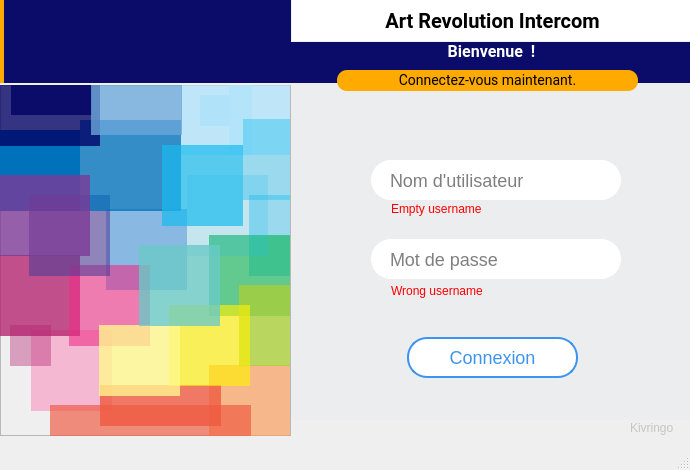
<?xml version="1.0" encoding="UTF-8"?>
<ui version="4.0">
 <class>LoginWindow</class>
 <widget class="QMainWindow" name="LoginWindow">
  <property name="geometry">
   <rect>
    <x>0</x>
    <y>0</y>
    <width>690</width>
    <height>470</height>
   </rect>
  </property>
  <property name="windowTitle">
   <string>Connexion - AR Intercom</string>
  </property>
  <property name="styleSheet">
   <string notr="true"/>
  </property>
  <widget class="QWidget" name="central_log">
   <widget class="QLineEdit" name="log_username">
    <property name="geometry">
     <rect>
      <x>371</x>
      <y>160</y>
      <width>250</width>
      <height>40</height>
     </rect>
    </property>
    <property name="styleSheet">
     <string notr="true">QLineEdit{
	border:2px solid; 
	border-radius:20px;
	font-size:18px;
	padding-left:15px;
	padding-right:15px; 
	border-color:#FFF; 
	background-color:#FFFFFF;}

QLineEdit:hover,  QLineEdit:focus{
	border-color: rgba(57, 146, 240, 180); 
}</string>
    </property>
    <property name="placeholderText">
     <string>Nom d'utilisateur</string>
    </property>
   </widget>
   <widget class="QLineEdit" name="log_password">
    <property name="geometry">
     <rect>
      <x>371</x>
      <y>239</y>
      <width>250</width>
      <height>40</height>
     </rect>
    </property>
    <property name="styleSheet">
     <string notr="true">QLineEdit{
	border:2px solid; 
	border-radius:20px;
	font-size:18px;
	padding-left:15px;
	padding-right:15px; 
	border-color:#FFF; 
	background-color:#FFFFFF;}

QLineEdit:hover,  QLineEdit:focus{
	border-color: rgba(57, 146, 240, 180); 
}</string>
    </property>
    <property name="text">
     <string/>
    </property>
    <property name="echoMode">
     <enum>QLineEdit::Password</enum>
    </property>
    <property name="placeholderText">
     <string>Mot de passe</string>
    </property>
   </widget>
   <widget class="QPushButton" name="toogle_button">
    <property name="geometry">
     <rect>
      <x>578</x>
      <y>248</y>
      <width>24</width>
      <height>24</height>
     </rect>
    </property>
    <property name="focusPolicy">
     <enum>Qt::NoFocus</enum>
    </property>
    <property name="styleSheet">
     <string notr="true">QPushButton{
	        image: url(:/cils/cils/cil_vision.png);
            background:none;
            border:none;}

QPushButton:hover{
            image: url(:/cils/cils/cil_low_vision.png);
            background:none;
            border:none;}</string>
    </property>
    <property name="text">
     <string/>
    </property>
   </widget>
   <widget class="QPushButton" name="connect_log">
    <property name="geometry">
     <rect>
      <x>407</x>
      <y>337</y>
      <width>171</width>
      <height>41</height>
     </rect>
    </property>
    <property name="styleSheet">
     <string notr="true">QPushButton{
	border:2px solid rgba(57, 146, 240, 250);
	border-radius:20px; 
	font-size:18px; 
	padding-left:15px;
	padding-right:15px; 
	background-color:#FFFFFF;
	color:rgba(57, 146, 240, 250);
}

QPushButton:hover{
	font-weight:bold;
	background-color: rgba(57, 146, 240, 250);
	color:#FFFFFF;
}</string>
    </property>
    <property name="text">
     <string>Connexion</string>
    </property>
   </widget>
   <widget class="QLabel" name="welcome_log">
    <property name="geometry">
     <rect>
      <x>291</x>
      <y>42</y>
      <width>401</width>
      <height>41</height>
     </rect>
    </property>
    <property name="styleSheet">
     <string notr="true">background-color: rgb(11, 11, 106);
color: rgb(255, 255, 255);font-size:16px; font-weight:bold; font-family:Roboto ;</string>
    </property>
    <property name="text">
     <string>Bienvenue  !</string>
    </property>
    <property name="alignment">
     <set>Qt::AlignHCenter|Qt::AlignTop</set>
    </property>
   </widget>
   <widget class="QLabel" name="connect_now">
    <property name="geometry">
     <rect>
      <x>337</x>
      <y>70</y>
      <width>301</width>
      <height>21</height>
     </rect>
    </property>
    <property name="styleSheet">
     <string notr="true">color: rgb(0, 0, 0);
;font-size:14px; font-family:Roboto ;
background-color: rgb(255, 170, 0);
border-radius:10px;</string>
    </property>
    <property name="text">
     <string>Connectez-vous maintenant.</string>
    </property>
    <property name="alignment">
     <set>Qt::AlignCenter</set>
    </property>
   </widget>
   <widget class="QLabel" name="logo_log">
    <property name="geometry">
     <rect>
      <x>0</x>
      <y>0</y>
      <width>291</width>
      <height>83</height>
     </rect>
    </property>
    <property name="styleSheet">
     <string notr="true">border-left:4px solid;
border-left-color: rgb(255, 170, 0);
background-color: rgb(11, 11, 106);
image: url(:/icons/icons/ARsoftlogo.png);
</string>
    </property>
    <property name="text">
     <string/>
    </property>
   </widget>
   <widget class="QLabel" name="main_title_log">
    <property name="geometry">
     <rect>
      <x>292</x>
      <y>0</y>
      <width>401</width>
      <height>41</height>
     </rect>
    </property>
    <property name="styleSheet">
     <string notr="true">color: rgb(0, 0, 0);background-color: rgb(255, 255, 255);font-size:20px; font-weight:bold; font-family: Kirvy ,Roboto ;</string>
    </property>
    <property name="text">
     <string>Art Revolution Intercom</string>
    </property>
    <property name="alignment">
     <set>Qt::AlignCenter</set>
    </property>
   </widget>
   <widget class="QLabel" name="multi_logo_background">
    <property name="geometry">
     <rect>
      <x>290</x>
      <y>79</y>
      <width>401</width>
      <height>341</height>
     </rect>
    </property>
    <property name="styleSheet">
     <string notr="true">background-color: rgba(57, 146, 240, 5);
background-image: url(:/icons/icons/multilogo.png);</string>
    </property>
    <property name="text">
     <string/>
    </property>
   </widget>
   <widget class="QFrame" name="multicolor">
    <property name="geometry">
     <rect>
      <x>0</x>
      <y>85</y>
      <width>291</width>
      <height>351</height>
     </rect>
    </property>
    <property name="frameShape">
     <enum>QFrame::StyledPanel</enum>
    </property>
    <property name="frameShadow">
     <enum>QFrame::Raised</enum>
    </property>
    <widget class="QLabel" name="logo_20">
     <property name="geometry">
      <rect>
       <x>31</x>
       <y>245</y>
       <width>81</width>
       <height>81</height>
      </rect>
     </property>
     <property name="styleSheet">
      <string notr="true">background-color: rgba(246, 168, 202, 200);</string>
     </property>
     <property name="text">
      <string/>
     </property>
    </widget>
    <widget class="QLabel" name="logo_10">
     <property name="geometry">
      <rect>
       <x>106</x>
       <y>124</y>
       <width>81</width>
       <height>81</height>
      </rect>
     </property>
     <property name="styleSheet">
      <string notr="true">background-color: rgba(137, 184, 227, 254);</string>
     </property>
     <property name="text">
      <string/>
     </property>
    </widget>
    <widget class="QLabel" name="logo_4">
     <property name="geometry">
      <rect>
       <x>-1</x>
       <y>45</y>
       <width>81</width>
       <height>81</height>
      </rect>
     </property>
     <property name="styleSheet">
      <string notr="true">background-color: rgb(0, 114, 188);
</string>
     </property>
     <property name="text">
      <string/>
     </property>
    </widget>
    <widget class="QLabel" name="logo_12">
     <property name="geometry">
      <rect>
       <x>-1</x>
       <y>170</y>
       <width>81</width>
       <height>81</height>
      </rect>
     </property>
     <property name="styleSheet">
      <string notr="true">
background-color: rgba(179, 34, 111, 200);
</string>
     </property>
     <property name="text">
      <string/>
     </property>
    </widget>
    <widget class="QLabel" name="logo_19">
     <property name="geometry">
      <rect>
       <x>209</x>
       <y>280</y>
       <width>81</width>
       <height>81</height>
      </rect>
     </property>
     <property name="styleSheet">
      <string notr="true">
background-color: rgba(249, 161, 97, 180);</string>
     </property>
     <property name="text">
      <string/>
     </property>
    </widget>
    <widget class="QLabel" name="logo_13">
     <property name="geometry">
      <rect>
       <x>69</x>
       <y>180</y>
       <width>81</width>
       <height>81</height>
      </rect>
     </property>
     <property name="styleSheet">
      <string notr="true">background-color: rgba(238, 44, 135, 150);</string>
     </property>
     <property name="text">
      <string/>
     </property>
    </widget>
    <widget class="QLabel" name="logo_6">
     <property name="geometry">
      <rect>
       <x>29</x>
       <y>110</y>
       <width>81</width>
       <height>81</height>
      </rect>
     </property>
     <property name="styleSheet">
      <string notr="true">background-color: rgba(78, 59, 151, 150);</string>
     </property>
     <property name="text">
      <string/>
     </property>
    </widget>
    <widget class="QLabel" name="logo_8">
     <property name="geometry">
      <rect>
       <x>80</x>
       <y>35</y>
       <width>101</width>
       <height>91</height>
      </rect>
     </property>
     <property name="styleSheet">
      <string notr="true">background-color: rgba(0, 114, 188, 200);
</string>
     </property>
     <property name="text">
      <string/>
     </property>
    </widget>
    <widget class="QLabel" name="logo_27">
     <property name="geometry">
      <rect>
       <x>181</x>
       <y>-1</y>
       <width>71</width>
       <height>71</height>
      </rect>
     </property>
     <property name="styleSheet">
      <string notr="true">background-color: rgba(176, 227, 250, 200);</string>
     </property>
     <property name="text">
      <string/>
     </property>
    </widget>
    <widget class="QLabel" name="logo_25">
     <property name="geometry">
      <rect>
       <x>11</x>
       <y>-1</y>
       <width>81</width>
       <height>31</height>
      </rect>
     </property>
     <property name="styleSheet">
      <string notr="true">background-color: rgba(0, 0, 100, 200);</string>
     </property>
     <property name="text">
      <string/>
     </property>
    </widget>
    <widget class="QLabel" name="logo_28">
     <property name="geometry">
      <rect>
       <x>229</x>
       <y>-1</y>
       <width>61</width>
       <height>71</height>
      </rect>
     </property>
     <property name="styleSheet">
      <string notr="true">background-color: rgba(176, 227, 250, 200);</string>
     </property>
     <property name="text">
      <string/>
     </property>
    </widget>
    <widget class="QLabel" name="logo_24">
     <property name="geometry">
      <rect>
       <x>249</x>
       <y>110</y>
       <width>41</width>
       <height>81</height>
      </rect>
     </property>
     <property name="styleSheet">
      <string notr="true">background-color: rgba(25, 187, 238, 100);
</string>
     </property>
     <property name="text">
      <string/>
     </property>
    </widget>
    <widget class="QLabel" name="logo_16">
     <property name="geometry">
      <rect>
       <x>209</x>
       <y>150</y>
       <width>81</width>
       <height>81</height>
      </rect>
     </property>
     <property name="styleSheet">
      <string notr="true">background-color: rgba(0, 176, 76, 150);</string>
     </property>
     <property name="text">
      <string/>
     </property>
    </widget>
    <widget class="QLabel" name="logo_7">
     <property name="geometry">
      <rect>
       <x>187</x>
       <y>90</y>
       <width>81</width>
       <height>81</height>
      </rect>
     </property>
     <property name="styleSheet">
      <string notr="true">background-color: rgba(25, 187, 238, 50);
</string>
     </property>
     <property name="text">
      <string/>
     </property>
    </widget>
    <widget class="QLabel" name="logo_14">
     <property name="geometry">
      <rect>
       <x>10</x>
       <y>240</y>
       <width>41</width>
       <height>41</height>
      </rect>
     </property>
     <property name="styleSheet">
      <string notr="true">
background-color: rgba(179, 34, 111, 100);
</string>
     </property>
     <property name="text">
      <string/>
     </property>
    </widget>
    <widget class="QLabel" name="logo_23">
     <property name="geometry">
      <rect>
       <x>-1</x>
       <y>0</y>
       <width>101</width>
       <height>61</height>
      </rect>
     </property>
     <property name="styleSheet">
      <string notr="true">background-color: rgba(0, 0, 100, 200);</string>
     </property>
     <property name="text">
      <string/>
     </property>
    </widget>
    <widget class="QLabel" name="logo_22">
     <property name="geometry">
      <rect>
       <x>100</x>
       <y>300</y>
       <width>121</width>
       <height>41</height>
      </rect>
     </property>
     <property name="styleSheet">
      <string notr="true">background-color: rgba(247, 162, 135, 200);
background-color: rgba(239, 88, 63, 200);</string>
     </property>
     <property name="text">
      <string/>
     </property>
    </widget>
    <widget class="QLabel" name="logo_17">
     <property name="geometry">
      <rect>
       <x>239</x>
       <y>200</y>
       <width>51</width>
       <height>81</height>
      </rect>
     </property>
     <property name="styleSheet">
      <string notr="true">background-color: rgba(170, 207, 55, 200);</string>
     </property>
     <property name="text">
      <string/>
     </property>
    </widget>
    <widget class="QLabel" name="logo_9">
     <property name="geometry">
      <rect>
       <x>162</x>
       <y>60</y>
       <width>81</width>
       <height>81</height>
      </rect>
     </property>
     <property name="styleSheet">
      <string notr="true">background-color: rgba(25, 187, 238, 180);
</string>
     </property>
     <property name="text">
      <string/>
     </property>
    </widget>
    <widget class="QLabel" name="logo_18">
     <property name="geometry">
      <rect>
       <x>169</x>
       <y>220</y>
       <width>81</width>
       <height>81</height>
      </rect>
     </property>
     <property name="styleSheet">
      <string notr="true">background-color: rgba(255, 240, 0, 160);</string>
     </property>
     <property name="text">
      <string/>
     </property>
    </widget>
    <widget class="QLabel" name="logo_26">
     <property name="geometry">
      <rect>
       <x>91</x>
       <y>-1</y>
       <width>91</width>
       <height>51</height>
      </rect>
     </property>
     <property name="styleSheet">
      <string notr="true">background-color: rgba(107, 167, 218, 200);</string>
     </property>
     <property name="text">
      <string/>
     </property>
    </widget>
    <widget class="QLabel" name="logo_21">
     <property name="geometry">
      <rect>
       <x>99</x>
       <y>240</y>
       <width>81</width>
       <height>71</height>
      </rect>
     </property>
     <property name="styleSheet">
      <string notr="true">background-color: rgba(255, 247, 142, 200);</string>
     </property>
     <property name="text">
      <string/>
     </property>
    </widget>
    <widget class="QLabel" name="logo_15">
     <property name="geometry">
      <rect>
       <x>139</x>
       <y>160</y>
       <width>81</width>
       <height>81</height>
      </rect>
     </property>
     <property name="styleSheet">
      <string notr="true">background-color: rgba(105, 201, 198, 200);</string>
     </property>
     <property name="text">
      <string/>
     </property>
    </widget>
    <widget class="QLabel" name="logo_11">
     <property name="geometry">
      <rect>
       <x>-1</x>
       <y>90</y>
       <width>91</width>
       <height>81</height>
      </rect>
     </property>
     <property name="styleSheet">
      <string notr="true">background-color: rgba(124, 56, 149, 200);
</string>
     </property>
     <property name="text">
      <string/>
     </property>
    </widget>
    <widget class="QLabel" name="logo_5">
     <property name="geometry">
      <rect>
       <x>243</x>
       <y>34</y>
       <width>47</width>
       <height>81</height>
      </rect>
     </property>
     <property name="styleSheet">
      <string notr="true">background-color: rgba(25, 187, 238, 100);
</string>
     </property>
     <property name="text">
      <string/>
     </property>
    </widget>
    <widget class="QLabel" name="logo_29">
     <property name="geometry">
      <rect>
       <x>200</x>
       <y>10</y>
       <width>31</width>
       <height>31</height>
      </rect>
     </property>
     <property name="styleSheet">
      <string notr="true">background-color: rgba(176, 227, 250, 255);</string>
     </property>
     <property name="text">
      <string/>
     </property>
    </widget>
    <widget class="QLabel" name="logo_30">
     <property name="geometry">
      <rect>
       <x>50</x>
       <y>320</y>
       <width>201</width>
       <height>31</height>
      </rect>
     </property>
     <property name="styleSheet">
      <string notr="true">
background-color: rgba(239, 88, 63, 170);</string>
     </property>
     <property name="text">
      <string/>
     </property>
    </widget>
   </widget>
   <widget class="QLabel" name="label">
    <property name="geometry">
     <rect>
      <x>630</x>
      <y>420</y>
      <width>51</width>
      <height>16</height>
     </rect>
    </property>
    <property name="styleSheet">
     <string notr="true">QLabel{
	color:#C5C5C5;	
}</string>
    </property>
    <property name="text">
     <string>Kivringo</string>
    </property>
   </widget>
   <widget class="QLabel" name="name_warning">
    <property name="geometry">
     <rect>
      <x>391</x>
      <y>201</y>
      <width>151</width>
      <height>16</height>
     </rect>
    </property>
    <property name="styleSheet">
     <string notr="true">color:red;
font-size:12px;</string>
    </property>
    <property name="text">
     <string>Empty username</string>
    </property>
   </widget>
   <widget class="QLabel" name="psw_warning">
    <property name="geometry">
     <rect>
      <x>391</x>
      <y>283</y>
      <width>151</width>
      <height>16</height>
     </rect>
    </property>
    <property name="styleSheet">
     <string notr="true">color:red;
font-size:12px;</string>
    </property>
    <property name="text">
     <string>Wrong username</string>
    </property>
   </widget>
   <zorder>multi_logo_background</zorder>
   <zorder>log_username</zorder>
   <zorder>log_password</zorder>
   <zorder>toogle_button</zorder>
   <zorder>connect_log</zorder>
   <zorder>welcome_log</zorder>
   <zorder>connect_now</zorder>
   <zorder>logo_log</zorder>
   <zorder>main_title_log</zorder>
   <zorder>multicolor</zorder>
   <zorder>label</zorder>
   <zorder>name_warning</zorder>
   <zorder>psw_warning</zorder>
  </widget>
  <widget class="QMenuBar" name="menubar">
   <property name="geometry">
    <rect>
     <x>0</x>
     <y>0</y>
     <width>690</width>
     <height>26</height>
    </rect>
   </property>
  </widget>
  <widget class="QStatusBar" name="statusbar"/>
 </widget>
 <resources>
  <include location="resources/img.qrc"/>
 </resources>
 <connections>
  <connection>
   <sender>log_password</sender>
   <signal>returnPressed()</signal>
   <receiver>connect_log</receiver>
   <slot>click()</slot>
   <hints>
    <hint type="sourcelabel">
     <x>513</x>
     <y>298</y>
    </hint>
    <hint type="destinationlabel">
     <x>509</x>
     <y>367</y>
    </hint>
   </hints>
  </connection>
 </connections>
</ui>
